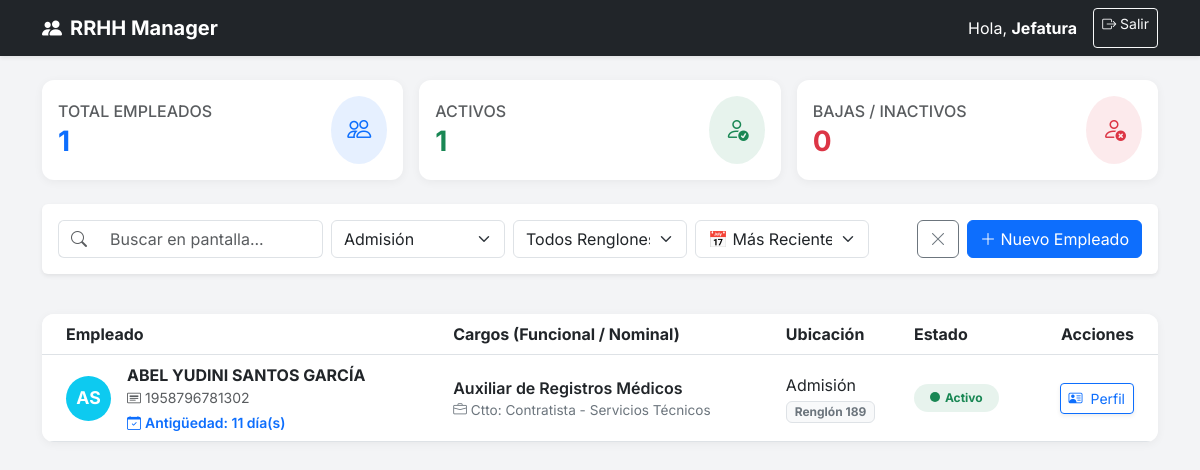
The app's page /index.php?f_area=3 (signed in) with its own data.
### tables this page shows
CREATE TABLE `empleados` (
  `id` int(11) NOT NULL,
  `dpi` varchar(15) NOT NULL,
  `nit` varchar(15) DEFAULT NULL,
  `nombres` varchar(100) NOT NULL,
  `apellidos` varchar(100) NOT NULL,
  `fecha_nacimiento` date NOT NULL,
  `genero` enum('M','F') NOT NULL,
  `tipo_sangre` varchar(5) DEFAULT NULL,
  `telefono` varchar(20) NOT NULL,
  `correo_electronico` varchar(100) DEFAULT NULL,
  `direccion` text NOT NULL,
  `departamento` varchar(100) DEFAULT NULL,
  `municipio` varchar(100) DEFAULT NULL,
  `contacto_emergencia_nombre` varchar(100) DEFAULT NULL,
  `contacto_emergencia_telefono` varchar(20) DEFAULT NULL,
  `contacto_emergencia_nombre2` varchar(100) DEFAULT NULL,
  `contacto_emergencia_telefono2` varchar(100) DEFAULT NULL,
  `fecha_inicio_labores` date NOT NULL,
  `fecha_ultimo_ascenso` date DEFAULT NULL,
  `id_renglon` int(11) NOT NULL,
  `id_area` int(11) NOT NULL,
  `id_puesto_nominal` int(11) NOT NULL,
  `id_puesto_funcional` int(11) NOT NULL,
  `foto_perfil` varchar(255) DEFAULT NULL,
  `estado` enum('Activo','Suspendido','Vacaciones','Baja') DEFAULT 'Activo',
  `creado_por` varchar(50) DEFAULT NULL,
  `created_at` timestamp NOT NULL DEFAULT current_timestamp(),
  `updated_at` timestamp NOT NULL DEFAULT current_timestamp() ON UPDATE current_timestamp()
);

CREATE TABLE `catalogo_cargos` (
  `id` int(11) NOT NULL,
  `nombre` varchar(100) NOT NULL
);

CREATE TABLE `catalogo_puestos_nominales` (
  `id` int(11) NOT NULL,
  `codigo` varchar(20) DEFAULT NULL,
  `nombre` varchar(100) NOT NULL
);

CREATE TABLE `catalogo_areas` (
  `id` int(11) NOT NULL,
  `nombre` varchar(100) NOT NULL,
  `descripcion` text DEFAULT NULL
);

CREATE TABLE `catalogo_renglones` (
  `id` int(11) NOT NULL,
  `codigo` varchar(10) NOT NULL,
  `descripcion` varchar(100) NOT NULL
);

### index.php (the view, shortened to what this page needs)
<?php
require_once 'config/db.php';
$empleados = [];
try {
    $areas = $pdo->query("SELECT * FROM catalogo_areas ORDER BY nombre ASC")->fetchAll();
} catch (PDOException $e) {
    die("Error cargando catálogos: " . $e->getMessage());
}
$filtro_area    = $_GET['f_area'] ?? '';
$filtro_renglon = $_GET['f_renglon'] ?? '';
$filtro_orden   = $_GET['f_orden'] ?? 'reciente';
$sql = "SELECT
            e.id, e.dpi, e.nombres, e.apellidos, e.telefono, e.estado, e.foto_perfil, e.correo_electronico,
            e.fecha_inicio_labores,
            a.nombre AS area,
            pn.nombre AS puesto_nominal,
            cf.nombre AS puesto_funcional,
            r.codigo AS renglon
        FROM empleados e
        INNER JOIN catalogo_areas a ON e.id_area = a.id
        INNER JOIN catalogo_puestos_nominales pn ON e.id_puesto_nominal = pn.id
        INNER JOIN catalogo_cargos cf ON e.id_puesto_funcional = cf.id
        INNER JOIN catalogo_renglones r ON e.id_renglon = r.id";
$params = [];
$condiciones = [];
if (!empty($filtro_area)) {
    $condiciones[] = "e.id_area = ?";
    $params[] = $filtro_area;
}
if (count($condiciones) > 0) {
    $sql .= " WHERE " . implode(" AND ", $condiciones);
}
switch ($filtro_orden) {
    default:
        $sql .= " ORDER BY e.created_at DESC";
        break;
}
try {
    $stmt = $pdo->prepare($sql);
    $stmt->execute($params);
    $empleados = $stmt->fetchAll(PDO::FETCH_ASSOC);
    $total_emp = count($empleados);
    $activos = count(array_filter($empleados, fn($e) => $e['estado'] === 'Activo'));
    $bajas = count(array_filter($empleados, fn($e) => $e['estado'] === 'Baja'));
} catch (PDOException $e) {
    echo "Error: " . $e->getMessage();
}
?>
<!DOCTYPE html>
<html lang="es">
<head>
    <link href="https://cdn.jsdelivr.net/npm/bootstrap@5.3.0/dist/css/bootstrap.min.css" rel="stylesheet">
    <link rel="stylesheet" href="https://cdn.jsdelivr.net/npm/bootstrap-icons@1.10.0/font/bootstrap-icons.css">
</head>
<body>
<nav class="navbar navbar-expand-lg navbar-dark bg-dark shadow-sm mb-4">
  <div class="container">
    <a class="navbar-brand fw-bold" href="#"><i class="bi bi-people-fill me-2"></i>RRHH Manager</a>
    <div class="d-flex">
        <span class="navbar-text text-white me-3 d-none d-md-block">
            Hola, <strong>Jefatura</strong>
        </span>
        <a href="logout.php" class="btn btn-sm btn-outline-light">
            <i class="bi bi-box-arrow-right"></i> Salir
        </a>
    </div>
  </div>
</nav>
<div class="container pb-5">
    <div class="row mb-4 g-3">
        <div class="col-md-4">
            <div class="card card-stat p-3 bg-white">
                <div class="d-flex justify-content-between align-items-center">
                    <div>
                        <h6 class="text-muted text-uppercase mb-1">Total Empleados</h6>
                        <h3 class="fw-bold mb-0 text-primary"><?= $total_emp ?></h3>
                    </div>
                    <div class="bg-primary bg-opacity-10 p-3 rounded-circle text-primary">
                        <i class="bi bi-people fs-4"></i>
                    </div>
                </div>
            </div>
        </div>
        <div class="col-md-4">
            <div class="card card-stat p-3 bg-white">
                <div class="d-flex justify-content-between align-items-center">
                    <div>
                        <h6 class="text-muted text-uppercase mb-1">Activos</h6>
                        <h3 class="fw-bold mb-0 text-success"><?= $activos ?></h3>
                    </div>
                    <div class="bg-success bg-opacity-10 p-3 rounded-circle text-success">
                        <i class="bi bi-person-check fs-4"></i>
                    </div>
                </div>
            </div>
        </div>
        <div class="col-md-4">
            <div class="card card-stat p-3 bg-white">
                <div class="d-flex justify-content-between align-items-center">
                    <div>
                        <h6 class="text-muted text-uppercase mb-1">Bajas / Inactivos</h6>
                        <h3 class="fw-bold mb-0 text-danger"><?= $bajas ?></h3>
                    </div>
                    <div class="bg-danger bg-opacity-10 p-3 rounded-circle text-danger">
                        <i class="bi bi-person-x fs-4"></i>
                    </div>
                </div>
            </div>
        </div>
    </div>
    <div class="d-flex flex-wrap justify-content-between align-items-center mb-3">
        <div class="col-12 col-md-12 mb-2 mb-md-0">
        <div class="card p-3 mb-4 shadow-sm border-0">
            <form method="GET" action="index.php" id="filterForm">
             <div class="row g-2 align-items-center">
                  <div class="col-md-3">
                      <div class="input-group">
                            <span class="input-group-text bg-white text-muted border-end-0"><i class="bi bi-search"></i></span>
                            <input type="text" id="searchInput" class="form-control border-start-0" placeholder="Buscar en pantalla...">
                     </div>
                  </div>
                <div class="col-md-2">
                    <select class="form-select" name="f_area" onchange="this.form.submit()">
                        <?php foreach($areas as $a): ?>
                            <option value="<?= $a['id'] ?>" <?= $filtro_area == $a['id'] ? 'selected' : '' ?>>
                                <?= $a['nombre'] ?>
                            </option>
                        <?php endforeach; ?>
                    </select>
                </div>
                <div class="col-md-2">
                    <select class="form-select" name="f_renglon" onchange="this.form.submit()">
                        <option value="">Todos Renglones</option>
                    </select>
                </div>
                <div class="col-md-2">
                    <select class="form-select" name="f_orden" onchange="this.form.submit()">
                        <option value="reciente" <?= $filtro_orden == 'reciente' ? 'selected' : '' ?>>📅 Más Recientes</option>
                    </select>
                </div>
                <div class="col-md-3 text-end d-flex gap-2 justify-content-end">
                    <?php if(!empty($filtro_area) || !empty($filtro_renglon) || $filtro_orden != 'reciente'): ?>
                        <a href="index.php" class="btn btn-outline-secondary" title="Limpiar Filtros"><i class="bi bi-x-lg"></i></a>
                    <?php endif; ?>
                    <a href="crear_empleado.php" class="btn btn-primary text-nowrap">
                        <i class="bi bi-plus-lg"></i> Nuevo Empleado
                    </a>
                </div>
            </div>
          </form>
         </div>
        </div>
    </div>
    <div class="card card-stat overflow-hidden">
        <div class="table-responsive">
            <table class="table mb-0 align-middle" id="employeeTable">
                <thead class="bg-light">
                    <tr>
                        <th class="ps-4">Empleado</th>
                        <th>Cargos (Funcional / Nominal)</th>
                        <th>Ubicación</th>
                        <th>Estado</th>
                        <th class="text-end pe-4">Acciones</th>
                    </tr>
                </thead>
                <tbody>
                    <?php if (count($empleados) > 0): ?>
                        <?php foreach ($empleados as $emp): ?>
                        <tr ondblclick="window.location.href='perfil_empleado.php?id=<?= $emp['id'] ?>'" title="Doble clic para ver perfil">
                            <td class="ps-4">
                                <div class="d-flex align-items-center">
                                    <?php
                                        $initials = strtoupper(substr($emp['nombres'], 0, 1) . substr($emp['apellidos'], 0, 1));
                                        $colors = ['bg-primary', 'bg-success', 'bg-warning', 'bg-info', 'bg-danger', 'bg-secondary'];
                                        $randomColor = $colors[array_rand($colors)];
                                        if (!empty($emp['foto_perfil']) && file_exists("imagenes/perfiles/" . $emp['foto_perfil'])) {
                                            echo "<img src='imagenes/perfiles/{$emp['foto_perfil']}' class='avatar-circle me-3'>";
                                        } else {
                                            echo "<div class='avatar-circle {$randomColor} me-3'>{$initials}</div>";
                                        }
                                    ?>
                                    <div>
                                        <div class="fw-bold text-dark"><?= $emp['nombres'] ?> <?= $emp['apellidos'] ?></div>
                                        <div class="small text-muted"><i class="bi bi-card-heading me-1"></i><?= $emp['dpi'] ?></div>
                                        <?php
                                            $fecha_inicio = new DateTime($emp['fecha_inicio_labores']);
                                            $hoy = new DateTime();
                                            $antiguedad = $fecha_inicio->diff($hoy);
                                            $tiempo_texto = "";
                                            if ($antiguedad->y == 0 && $antiguedad->m == 0) {
                                                $tiempo_texto = $antiguedad->d . " día(s)";
                                            }
                                        ?>
                                        <div class="small text-primary mt-1 fw-semibold">
                                            <i class="bi bi-calendar-check me-1"></i>Antigüedad: <?= $tiempo_texto ?>
                                        </div>
                                    </div>
                                </div>
                            </td>
                            <td>
                                <div class="fw-semibold text-dark"><?= $emp['puesto_funcional'] ?></div>
                                <div class="text-nominal">
                                    <i class="bi bi-briefcase me-1"></i>Ctto: <?= $emp['puesto_nominal'] ?>
                                </div>
                            </td>
                            <td>
                                <div class="text-dark"><?= $emp['area'] ?></div>
                                <span class="badge bg-light text-secondary border mt-1">Renglón <?= $emp['renglon'] ?></span>
                            </td>
                            <td>
                                <?php
                                    $statusClass = match($emp['estado']) {
                                        'Activo' => 'text-success bg-success',
                                        'Suspendido' => 'text-warning bg-warning',
                                        'Baja' => 'text-danger bg-danger',
                                        default => 'text-secondary bg-secondary'
                                    };
                                ?>
                                <span class="badge bg-opacity-10 <?= $statusClass ?> px-3 py-2 rounded-pill">
                                    <span class="status-dot <?= $statusClass ?>"></span><?= $emp['estado'] ?>
                                </span>
                            </td>
                            <td class="text-end pe-4">
                                <a href="perfil_empleado.php?id=<?= $emp['id'] ?>" class="btn btn-sm btn-outline-primary shadow-sm" title="Ver Perfil Completo">
                                    <i class="bi bi-person-vcard me-1"></i> Perfil
                                </a>
                            </td>
                        </tr>
                        <?php endforeach; ?>
                    <?php endif; ?>
                </tbody>
            </table>
        </div>
    </div>
</div>
</body>
</html>

### index.php (style rules this page uses)
body { font-family: 'Inter', sans-serif; background-color: #f3f4f6; }
.avatar-circle { width: 45px; height: 45px; border-radius: 50%; object-fit: cover; display: flex; align-items: center; justify-content: center; font-weight: bold; color: white; font-size: 1.1rem; }
.card-stat { border: none; border-radius: 12px; box-shadow: 0 2px 10px rgba(0,0,0,0.05); }
.status-dot { height: 10px; width: 10px; border-radius: 50%; display: inline-block; margin-right: 5px; }
.text-nominal { font-size: 0.85rem; color: #6c757d; }

### records on screen
empleados: estado "1", estado "0", initials "AS", nombres "ABEL YUDINI", apellidos "SANTOS GARCÍA", dpi "1958796781302", fecha_inicio_labores "11 día(s)", id_puesto_funcional.nombre "Auxiliar de Registros Médicos", id_puesto_nominal.nombre "Contratista - Servicios Técnicos", id_area.nombre "Admisión", id_renglon.codigo "189", estado "Activo"

### other values on screen
$total_emp "1"
form field f_area "Admisión"
